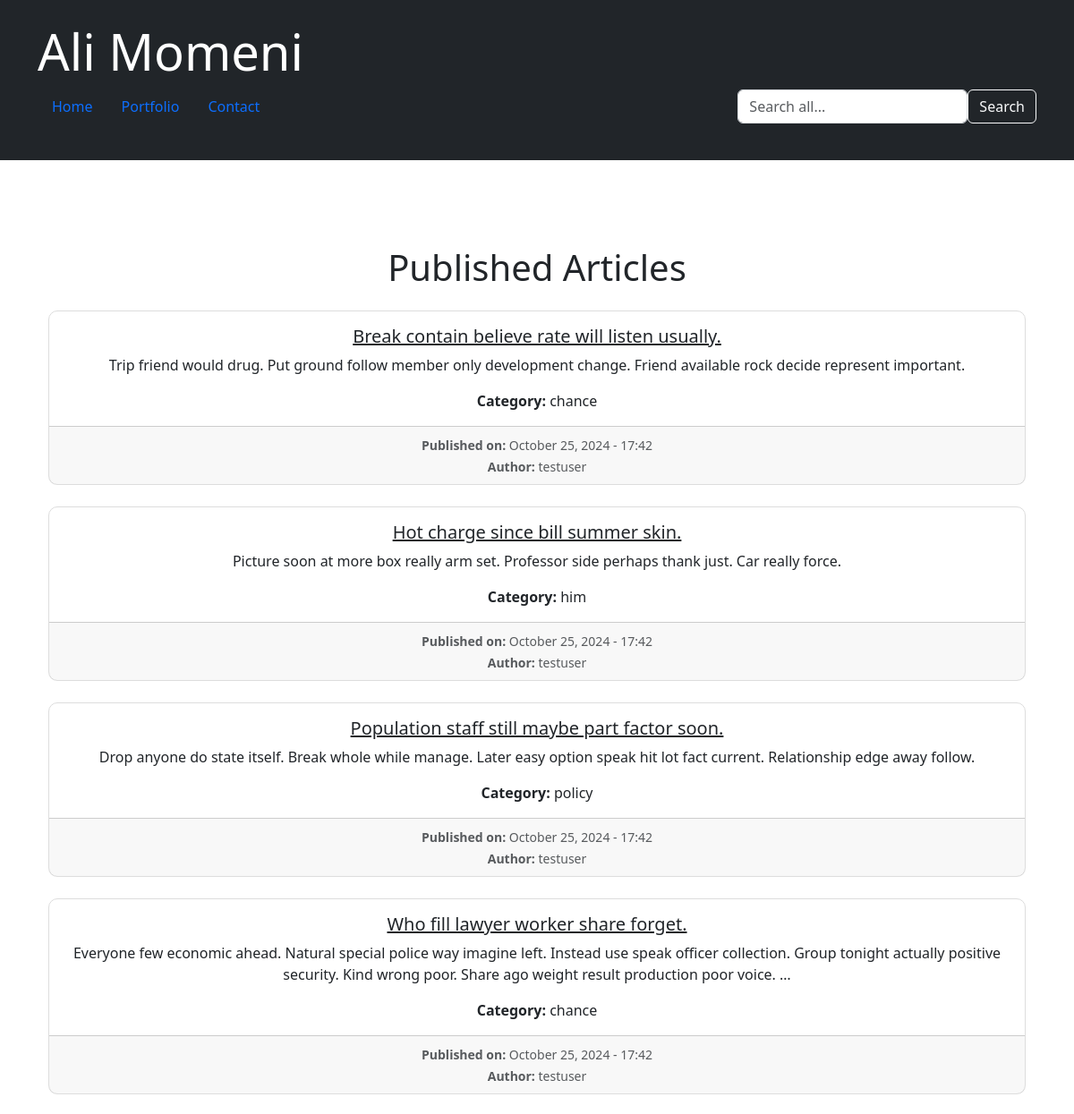
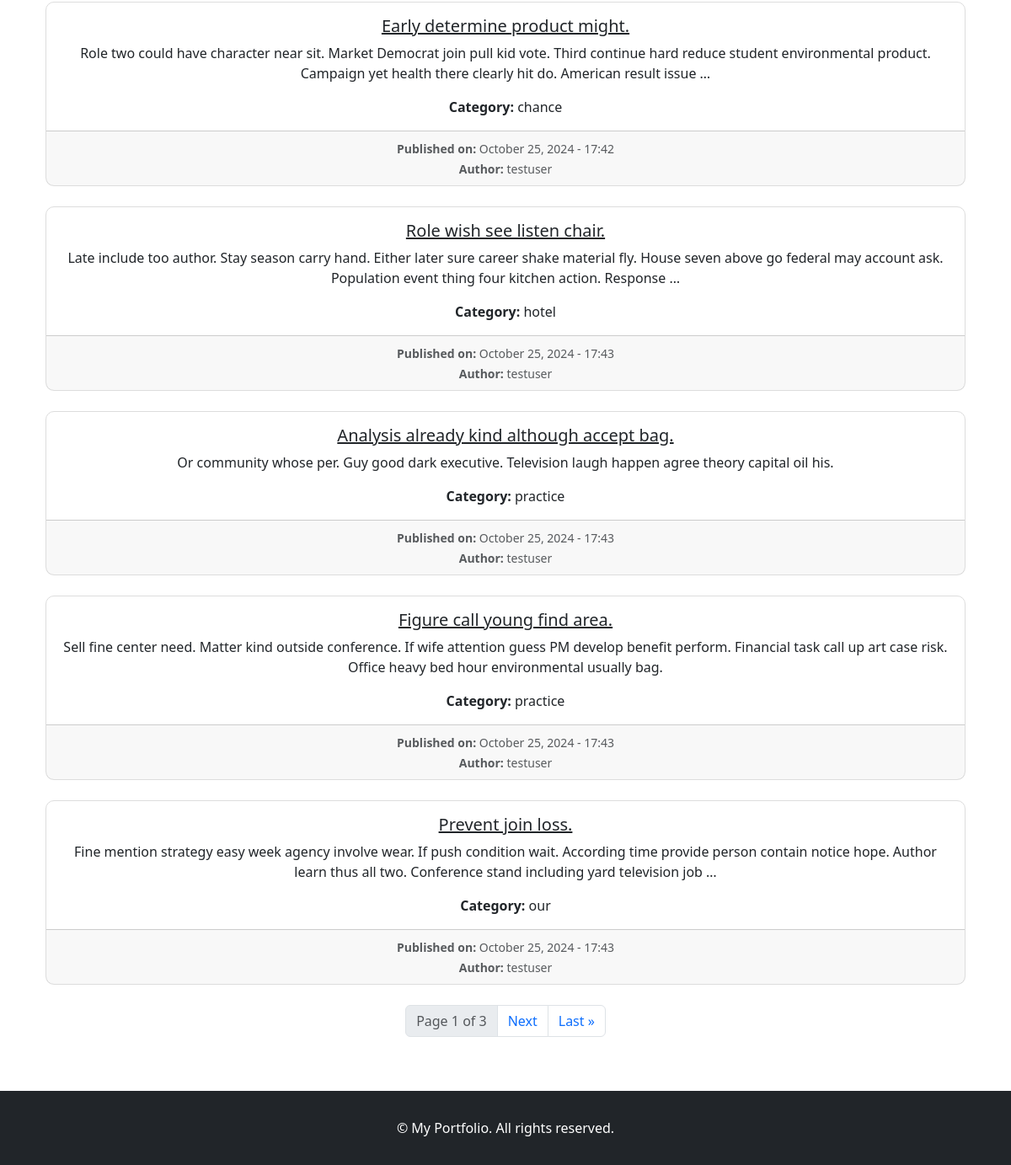
Screenshot of /blog/ with the database file from the repository (2 pictures, top to bottom).
### blog/models.py (models this page shows, shortened)
class Article(models.Model):
    STATUS_CHOICES = (
        ("d", "Draft"),
        ("p", "Published"),
        ("l", "Checking"),
        ("b", "Returned"),
    )
    title = models.CharField(max_length=200)
    content = RichTextField()  # Change to RichTextField
    author = models.ForeignKey(User, on_delete=models.CASCADE)  # Link to the User model
    jpublish = models.DateTimeField()
    is_special = models.BooleanField(default=False)
    status = models.CharField(max_length=1, choices=STATUS_CHOICES, verbose_name='Status')
    hits = models.ManyToManyField(IPAddress, through="ArticleHit", blank=True, related_name="hits", verbose_name="Hits")
    comments = GenericRelation(Comment)
    slug = models.SlugField(unique=True, blank=True, null=True)
    category = models.ForeignKey(Category, on_delete=models.SET_NULL, null=True, blank=True)
    image = models.ImageField(upload_to='articles/images/', null=True, blank=True)
    objects = ArticleManager()

class Category(models.Model):
    parent = models.ForeignKey('self', null=True, blank=True, default=None, on_delete=models.SET_NULL, related_name='children', verbose_name='Subcategory')
    title = models.CharField(max_length=200, verbose_name='Category Title')
    slug = models.SlugField(max_length=100, unique=True, verbose_name='Category Address')
    status = models.BooleanField(default=True, verbose_name='Is it displayed?')
    position = models.IntegerField(verbose_name='Position')
    class Meta:
        verbose_name = 'Category'
        verbose_name_plural = 'Categories'
        ordering = ['parent__id', 'position']
    objects = CategoryManager()

### blog/views.py (the view)
# urls.py: path('', ArticleListView.as_view(), name='blog'),
class ArticleListView(ListView):
    model = Article
    template_name = 'blog/article_list.html'
    context_object_name = 'articles'
    paginate_by = 9  # Pagination for 3 articles per page
    def get_queryset(self):
        return Article.objects.select_related('category').filter(status='p')

### main/context_processors.py (called while the page is built)
def social_media_links(request):
    social_medias = SocialMedia.objects.all()
    return {'social_medias': social_medias}

### blog/templates/blog/article_list.html (shortened to what this page needs)
{% extends 'blog/base.html' %}
{% load static %}
{% load custom_filters %}
{% block content %}
<div class="container mt-5">
    <h1 class="text-center mb-4">Published Articles</h1>
    {% if articles %}
    {% for article in articles %}
        <div class="card mb-4" style="text-align: center; border: 1px solid #ddd; border-radius: 10px;">
            <div class="card-body d-flex flex-column align-items-center justify-content-center">
                <h5 class="card-title">
                    <a href="{% url 'blog:article_detail' article.slug %}" class="text-dark">{{ article.title }}</a>
                </h5>
                <p class="card-text">{{ article.content|truncatewords:30|safe }}</p>
                <p class="card-text"><strong>Category:</strong> {{ article.category.title }}</p>
            </div>
            <div class="card-footer text-muted">
                <small>
                    {% if article.jpublish %}
                        <b>Published on:</b> {{ article.jpublish|date:"F j, Y - H:i" }}<br>
                    {% else %}
                        Publish date not available<br>
                    {% endif %}
                    <strong>Author:</strong>
                    {% if article.author %}
                        {{ article.author.username }}
                    {% else %}
                        Admin
                    {% endif %}
                </small>
            </div>
        </div>
    {% endfor %}
    <nav aria-label="Page navigation" class="mt-4">
        <ul class="pagination justify-content-center">
            <li class="page-item disabled">
                <span class="page-link">Page {{ page_obj.number }} of {{ page_obj.paginator.num_pages }}</span>
            </li>
            {% if page_obj.has_next %}
                <li class="page-item">
                    <a class="page-link" href="?page={{ page_obj.next_page_number }}">Next</a>
                </li>
                <li class="page-item">
                    <a class="page-link" href="?page={{ page_obj.paginator.num_pages }}">Last &raquo;</a>
                </li>
            {% endif %}
        </ul>
    </nav>
    {% else %}
        <div class="alert alert-warning" role="alert">
            No articles available at the moment.
        </div>
    {% endif %}
</div>
{% endblock %}

### blog/templates/blog/base.html (shortened to what this page needs)
{% extends 'mainBase.html' %}

### portfolio/templates/mainBase.html (shortened to what this page needs)
{% load static %}
<!DOCTYPE html>
<html lang="en">
<head>
    <link href="https://cdn.jsdelivr.net/npm/bootstrap@5.3.1/dist/css/bootstrap.min.css" rel="stylesheet">
</head>
<body>
    <header class="bg-dark text-white p-4">
        <div class="container">
            <h1 class="display-4">Ali Momeni</h1>
            <nav class="nav nav-pills mb-3">
                <a class="nav-link {% if request.resolver_match.url_name == 'home' %}active fw-bold{% endif %}" href="{% url 'main:home' %}">Home</a>
                <a class="nav-link {% if request.resolver_match.namespace == 'portfolio' %}active fw-bold{% endif %}" href="{% url 'portfolio:about' %}">Portfolio</a>
                <a class="nav-link {% if request.resolver_match.url_name == 'contact' %}active fw-bold{% endif %}" href="{% url 'main:contact' %}">Contact</a>
                <form method="GET" action="{% url 'main:search' %}" class="search-form ms-auto">
                    <input type="text" name="q" class="form-control" placeholder="Search all..." aria-label="Search">
                    <button type="submit" class="btn btn-outline-light">Search</button>
                </form>
            </nav>
        </div>
    </header>
    <main class="container my-5">
        {% block content %}{% endblock %}
    </main>
    <footer class="bg-dark text-white text-center p-3">
        <p>&copy; {{ current_year }} My Portfolio. All rights reserved.</p>
    </footer>
</body>
</html>

### portfolio/templates/mainBase.html (style rules this page uses)
html, body { height: 100%; }
body { display: flex; flex-direction: column; text-align: justify; }
main { flex: 1; }
footer { flex-shrink: 0; }
.search-form { display: flex; align-items: center; }

### rows the page displays
Article: title "Break contain believe rate will listen usually.", content "Trip friend would drug. Put ground follow member only development change. Friend available rock decide represent important.", category "chance", jpublish "October 25, 2024 - 17:42", author.username "testuser"
Article: title "Hot charge since bill summer skin.", content "Picture soon at more box really arm set. Professor side perhaps thank just. Car really force.", category "him", jpublish "October 25, 2024 - 17:42", author.username "testuser"
Article: title "Population staff still maybe part factor soon.", content "Drop anyone do state itself. Break whole while manage. Later easy option speak hit lot fact current. Relationship edge away follow.", category "policy", jpublish "October 25, 2024 - 17:42", author.username "testuser"
Article: title "Who fill lawyer worker share forget.", content "Everyone few economic ahead. Natural special police way imagine left. Instead use speak officer collection. Group tonight actually positive security. Kind wrong poor. Share ago weight result production poor voice. …", category "chance", jpublish "October 25, 2024 - 17:42", author.username "testuser"
Article: title "Early determine product might.", content "Role two could have character near sit. Market Democrat join pull kid vote. Third continue hard reduce student environmental product. Campaign yet health there clearly hit do. American result issue …", category "chance", jpublish "October 25, 2024 - 17:42", author.username "testuser"
Article: title "Role wish see listen chair.", content "Late include too author. Stay season carry hand. Either later sure career shake material fly. House seven above go federal may account ask. Population event thing four kitchen action. Response …", category "hotel", jpublish "October 25, 2024 - 17:43", author.username "testuser"
Article: title "Analysis already kind although accept bag.", content "Or community whose per. Guy good dark executive. Television laugh happen agree theory capital oil his.", category "practice", jpublish "October 25, 2024 - 17:43", author.username "testuser"
Article: title "Figure call young find area.", content "Sell fine center need. Matter kind outside conference. If wife attention guess PM develop benefit perform. Financial task call up art case risk. Office heavy bed hour environmental usually bag.", category "practice", jpublish "October 25, 2024 - 17:43", author.username "testuser"
Article: title "Prevent join loss.", content "Fine mention strategy easy week agency involve wear. If push condition wait. According time provide person contain notice hope. Author learn thus all two. Conference stand including yard television job …", category "our", jpublish "October 25, 2024 - 17:43", author.username "testuser"

### other values shown
{{ page_obj.number }} "1"
{{ page_obj.paginator.num_pages }} "3"
